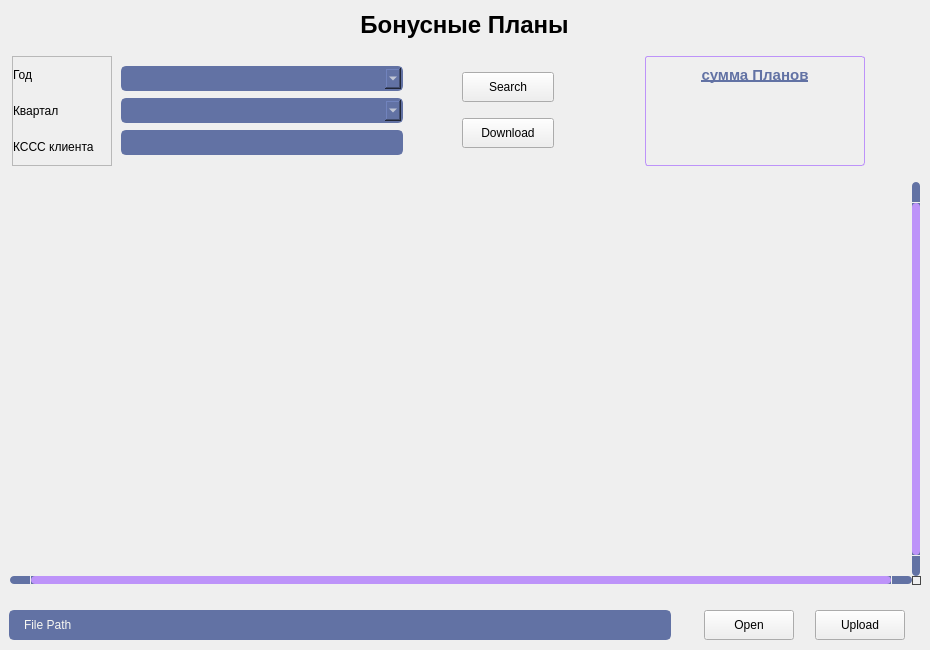
<?xml version="1.0" encoding="UTF-8"?>
<ui version="4.0">
 <class>Form</class>
 <widget class="QWidget" name="Form">
  <property name="geometry">
   <rect>
    <x>0</x>
    <y>0</y>
    <width>930</width>
    <height>650</height>
   </rect>
  </property>
  <property name="minimumSize">
   <size>
    <width>930</width>
    <height>650</height>
   </size>
  </property>
  <property name="windowTitle">
   <string>Form</string>
  </property>
  <property name="styleSheet">
   <string notr="true">#frame_sum_pl {
	border-width: 1;
	border-radius: 3;
	border-style: solid;
	border-color: #bd93f9;
}

QTableWidget {	
	background-color: transparent;
	padding: 10px;
	border-radius: 5px;
	gridline-color: #9faeda;
    outline: none;
}
QTableWidget::item{
	border-color: #9faeda;
	padding-left: 5px;
	padding-right: 5px;
	gridline-color: #9faeda;
}
QTableWidget::item:selected{
	background-color: rgb(189, 147, 249);
    color: #f8f8f2;
}
QHeaderView::section{
	background-color: #6272a4;
	max-width: 30px;
	border: none;
	border-style: none;
}
QTableWidget::horizontalHeader {	
	background-color: #6272a4;
}
QHeaderView::section:horizontal
{
    border: 1px solid #6272a4;
	background-color: #6272a4;
	padding: 3px;
	border-top-left-radius: 7px;
    border-top-right-radius: 7px;
    color: #f8f8f2;
}
QHeaderView::section:vertical
{
    border: 1px solid #6272a4;
}

QLineEdit {
	background-color: #6272a4;
	border-radius: 5px;
	border: 2px solid #6272a4;
	padding-left: 10px;
	selection-color: rgb(255, 255, 255);
	selection-background-color: rgb(255, 121, 198);
    color: #f8f8f2;
}
QLineEdit:hover {
	border: 2px solid rgb(64, 71, 88);
}
QLineEdit:focus {
	border: 2px solid #ff79c6;
}

QComboBox {
	background-color: #6272a4;
	border-radius: 5px;
	border: 2px solid #6272a4;
	padding-left: 10px;
	selection-color: rgb(255, 255, 255);
	selection-background-color: rgb(255, 121, 198);
    color: #f8f8f2;
	font: 9pt &quot;Segoe UI&quot;;
}
QComboBox:hover {
	border: 2px solid rgb(64, 71, 88);
}
QComboBox:focus {
	border: 2px solid #ff79c6;
}

QScrollBar:horizontal {
    border: none;
    background: #6272a4;
    height: 8px;
    margin: 0px 21px 0 21px;
	border-radius: 0px;
}
QScrollBar::handle:horizontal {
    background: rgb(189, 147, 249);
    min-width: 25px;
	border-radius: 4px
}
QScrollBar::add-line:horizontal {
    border: none;
    background: #6272a4;
    width: 20px;
	border-top-right-radius: 4px;
    border-bottom-right-radius: 4px;
    subcontrol-position: right;
    subcontrol-origin: margin;
}
QScrollBar::sub-line:horizontal {
    border: none;
    background: #6272a4;
    width: 20px;
	border-top-left-radius: 4px;
    border-bottom-left-radius: 4px;
    subcontrol-position: left;
    subcontrol-origin: margin;
}
QScrollBar::up-arrow:horizontal, QScrollBar::down-arrow:horizontal
{
     background: none;
}
QScrollBar::add-page:horizontal, QScrollBar::sub-page:horizontal
{
     background: none;
}
 QScrollBar:vertical {
	border: none;
    background-color: #6272a4;
    width: 8px;
    margin: 21px 0 21px 0;
	border-radius: 0px;
 }
 QScrollBar::handle:vertical {	
	background: rgb(189, 147, 249);
    min-height: 25px;
	border-radius: 4px
 }
 QScrollBar::add-line:vertical {
     border: none;
    background: #6272a4;
     height: 20px;
	border-bottom-left-radius: 4px;
    border-bottom-right-radius: 4px;
     subcontrol-position: bottom;
     subcontrol-origin: margin;
 }
 QScrollBar::sub-line:vertical {
	border: none;
    background: #6272a4;
     height: 20px;
	border-top-left-radius: 4px;
    border-top-right-radius: 4px;
     subcontrol-position: top;
     subcontrol-origin: margin;
 }
 QScrollBar::up-arrow:vertical, QScrollBar::down-arrow:vertical {
     background: none;
 }

 QScrollBar::add-page:vertical, QScrollBar::sub-page:vertical {
     background: none;
 }</string>
  </property>
  <layout class="QHBoxLayout" name="horizontalLayout">
   <property name="leftMargin">
    <number>0</number>
   </property>
   <property name="topMargin">
    <number>0</number>
   </property>
   <property name="rightMargin">
    <number>0</number>
   </property>
   <property name="bottomMargin">
    <number>0</number>
   </property>
   <item>
    <widget class="QWidget" name="widget" native="true">
     <layout class="QVBoxLayout" name="verticalLayout">
      <property name="spacing">
       <number>6</number>
      </property>
      <property name="leftMargin">
       <number>0</number>
      </property>
      <property name="topMargin">
       <number>0</number>
      </property>
      <property name="rightMargin">
       <number>0</number>
      </property>
      <property name="bottomMargin">
       <number>0</number>
      </property>
      <item alignment="Qt::AlignHCenter">
       <widget class="QLabel" name="label">
        <property name="minimumSize">
         <size>
          <width>0</width>
          <height>50</height>
         </size>
        </property>
        <property name="font">
         <font>
          <pointsize>18</pointsize>
          <bold>true</bold>
         </font>
        </property>
        <property name="layoutDirection">
         <enum>Qt::LeftToRight</enum>
        </property>
        <property name="text">
         <string>Бонусные Планы</string>
        </property>
        <property name="alignment">
         <set>Qt::AlignCenter</set>
        </property>
       </widget>
      </item>
      <item>
       <widget class="QFrame" name="frame_Search">
        <property name="minimumSize">
         <size>
          <width>0</width>
          <height>110</height>
         </size>
        </property>
        <property name="maximumSize">
         <size>
          <width>16777215</width>
          <height>110</height>
         </size>
        </property>
        <layout class="QHBoxLayout" name="horizontalLayout_2">
         <property name="spacing">
          <number>0</number>
         </property>
         <property name="leftMargin">
          <number>12</number>
         </property>
         <property name="topMargin">
          <number>0</number>
         </property>
         <property name="bottomMargin">
          <number>0</number>
         </property>
         <item>
          <widget class="QFrame" name="frame">
           <property name="minimumSize">
            <size>
             <width>100</width>
             <height>0</height>
            </size>
           </property>
           <property name="frameShape">
            <enum>QFrame::StyledPanel</enum>
           </property>
           <property name="frameShadow">
            <enum>QFrame::Raised</enum>
           </property>
           <layout class="QVBoxLayout" name="verticalLayout_2">
            <property name="spacing">
             <number>0</number>
            </property>
            <property name="leftMargin">
             <number>0</number>
            </property>
            <property name="topMargin">
             <number>0</number>
            </property>
            <property name="rightMargin">
             <number>0</number>
            </property>
            <property name="bottomMargin">
             <number>0</number>
            </property>
            <item>
             <widget class="QLabel" name="label_6">
              <property name="font">
               <font>
                <pointsize>9</pointsize>
               </font>
              </property>
              <property name="text">
               <string>Год</string>
              </property>
             </widget>
            </item>
            <item>
             <widget class="QLabel" name="label_3">
              <property name="text">
               <string>Квартал</string>
              </property>
             </widget>
            </item>
            <item>
             <widget class="QLabel" name="label_4">
              <property name="font">
               <font>
                <pointsize>9</pointsize>
               </font>
              </property>
              <property name="text">
               <string>КССС клиента</string>
              </property>
             </widget>
            </item>
           </layout>
          </widget>
         </item>
         <item>
          <widget class="QFrame" name="frame_2">
           <property name="minimumSize">
            <size>
             <width>300</width>
             <height>0</height>
            </size>
           </property>
           <property name="maximumSize">
            <size>
             <width>300</width>
             <height>16777215</height>
            </size>
           </property>
           <layout class="QVBoxLayout" name="verticalLayout_3">
            <item>
             <widget class="QComboBox" name="line_Year">
              <property name="minimumSize">
               <size>
                <width>0</width>
                <height>25</height>
               </size>
              </property>
              <property name="maximumSize">
               <size>
                <width>16777215</width>
                <height>25</height>
               </size>
              </property>
             </widget>
            </item>
            <item>
             <widget class="QComboBox" name="line_Qtr">
              <property name="minimumSize">
               <size>
                <width>0</width>
                <height>25</height>
               </size>
              </property>
              <property name="maximumSize">
               <size>
                <width>16777215</width>
                <height>25</height>
               </size>
              </property>
             </widget>
            </item>
            <item>
             <widget class="QLineEdit" name="line_KSSS">
              <property name="minimumSize">
               <size>
                <width>0</width>
                <height>25</height>
               </size>
              </property>
              <property name="maximumSize">
               <size>
                <width>16777215</width>
                <height>25</height>
               </size>
              </property>
             </widget>
            </item>
           </layout>
          </widget>
         </item>
         <item>
          <spacer name="horizontalSpacer">
           <property name="orientation">
            <enum>Qt::Horizontal</enum>
           </property>
           <property name="sizeType">
            <enum>QSizePolicy::Fixed</enum>
           </property>
           <property name="sizeHint" stdset="0">
            <size>
             <width>50</width>
             <height>20</height>
            </size>
           </property>
          </spacer>
         </item>
         <item>
          <widget class="QFrame" name="frame_3">
           <property name="minimumSize">
            <size>
             <width>93</width>
             <height>0</height>
            </size>
           </property>
           <property name="maximumSize">
            <size>
             <width>93</width>
             <height>16777215</height>
            </size>
           </property>
           <layout class="QVBoxLayout" name="verticalLayout_4">
            <property name="spacing">
             <number>0</number>
            </property>
            <property name="leftMargin">
             <number>0</number>
            </property>
            <property name="topMargin">
             <number>0</number>
            </property>
            <property name="rightMargin">
             <number>0</number>
            </property>
            <property name="bottomMargin">
             <number>0</number>
            </property>
            <item>
             <widget class="QPushButton" name="btn_find">
              <property name="minimumSize">
               <size>
                <width>92</width>
                <height>30</height>
               </size>
              </property>
              <property name="maximumSize">
               <size>
                <width>92</width>
                <height>16777215</height>
               </size>
              </property>
              <property name="text">
               <string>Search</string>
              </property>
              <property name="icon">
               <iconset resource="../../static/resource.qrc">
                <normaloff>:/icon/icon/search.svg</normaloff>:/icon/icon/search.svg</iconset>
              </property>
             </widget>
            </item>
            <item>
             <widget class="QPushButton" name="btn_download">
              <property name="minimumSize">
               <size>
                <width>92</width>
                <height>30</height>
               </size>
              </property>
              <property name="maximumSize">
               <size>
                <width>92</width>
                <height>16777215</height>
               </size>
              </property>
              <property name="text">
               <string>Download</string>
              </property>
              <property name="icon">
               <iconset resource="../../static/resource.qrc">
                <normaloff>:/icon/icon/download.svg</normaloff>:/icon/icon/download.svg</iconset>
              </property>
             </widget>
            </item>
           </layout>
          </widget>
         </item>
         <item>
          <spacer name="horizontalSpacer_3">
           <property name="orientation">
            <enum>Qt::Horizontal</enum>
           </property>
           <property name="sizeType">
            <enum>QSizePolicy::Fixed</enum>
           </property>
           <property name="sizeHint" stdset="0">
            <size>
             <width>90</width>
             <height>20</height>
            </size>
           </property>
          </spacer>
         </item>
         <item>
          <widget class="QFrame" name="frame_sum_pl">
           <property name="minimumSize">
            <size>
             <width>220</width>
             <height>0</height>
            </size>
           </property>
           <property name="maximumSize">
            <size>
             <width>16777215</width>
             <height>16777215</height>
            </size>
           </property>
           <property name="styleSheet">
            <string notr="true">#label_2 {
	color: #6272a4;
	font: 900;
	text-decoration: underline;
}

#label_sum_pl {
	color: rgb(255, 67, 111);
	font: 900;
	text-decoration: underline;
}</string>
           </property>
           <property name="frameShape">
            <enum>QFrame::StyledPanel</enum>
           </property>
           <property name="frameShadow">
            <enum>QFrame::Raised</enum>
           </property>
           <layout class="QVBoxLayout" name="verticalLayout_6">
            <property name="spacing">
             <number>0</number>
            </property>
            <property name="leftMargin">
             <number>0</number>
            </property>
            <property name="topMargin">
             <number>0</number>
            </property>
            <property name="rightMargin">
             <number>0</number>
            </property>
            <property name="bottomMargin">
             <number>0</number>
            </property>
            <item>
             <widget class="QLabel" name="label_2">
              <property name="minimumSize">
               <size>
                <width>0</width>
                <height>35</height>
               </size>
              </property>
              <property name="maximumSize">
               <size>
                <width>16777215</width>
                <height>35</height>
               </size>
              </property>
              <property name="font">
               <font>
                <family>Segoe UI</family>
                <pointsize>11</pointsize>
                <italic>false</italic>
                <bold>true</bold>
                <underline>true</underline>
               </font>
              </property>
              <property name="styleSheet">
               <string notr="true"/>
              </property>
              <property name="text">
               <string>сумма Планов</string>
              </property>
              <property name="alignment">
               <set>Qt::AlignCenter</set>
              </property>
             </widget>
            </item>
            <item>
             <widget class="QLabel" name="label_sum_pl">
              <property name="font">
               <font>
                <family>Segoe UI</family>
                <pointsize>12</pointsize>
                <italic>false</italic>
                <bold>true</bold>
                <underline>true</underline>
               </font>
              </property>
              <property name="text">
               <string/>
              </property>
              <property name="alignment">
               <set>Qt::AlignCenter</set>
              </property>
             </widget>
            </item>
           </layout>
          </widget>
         </item>
         <item>
          <spacer name="horizontalSpacer_2">
           <property name="orientation">
            <enum>Qt::Horizontal</enum>
           </property>
           <property name="sizeHint" stdset="0">
            <size>
             <width>40</width>
             <height>20</height>
            </size>
           </property>
          </spacer>
         </item>
        </layout>
       </widget>
      </item>
      <item>
       <widget class="QTableWidget" name="table">
        <property name="font">
         <font>
          <pointsize>8</pointsize>
         </font>
        </property>
        <property name="verticalScrollBarPolicy">
         <enum>Qt::ScrollBarAlwaysOn</enum>
        </property>
        <property name="horizontalScrollBarPolicy">
         <enum>Qt::ScrollBarAlwaysOn</enum>
        </property>
        <property name="sizeAdjustPolicy">
         <enum>QAbstractScrollArea::AdjustToContents</enum>
        </property>
        <property name="selectionMode">
         <enum>QAbstractItemView::SingleSelection</enum>
        </property>
        <property name="sortingEnabled">
         <bool>true</bool>
        </property>
        <property name="wordWrap">
         <bool>false</bool>
        </property>
        <property name="columnCount">
         <number>0</number>
        </property>
        <attribute name="horizontalHeaderCascadingSectionResizes">
         <bool>true</bool>
        </attribute>
        <attribute name="horizontalHeaderMinimumSectionSize">
         <number>25</number>
        </attribute>
        <attribute name="horizontalHeaderShowSortIndicator" stdset="0">
         <bool>true</bool>
        </attribute>
        <attribute name="horizontalHeaderStretchLastSection">
         <bool>true</bool>
        </attribute>
        <attribute name="verticalHeaderVisible">
         <bool>false</bool>
        </attribute>
        <attribute name="verticalHeaderCascadingSectionResizes">
         <bool>false</bool>
        </attribute>
        <attribute name="verticalHeaderMinimumSectionSize">
         <number>0</number>
        </attribute>
        <attribute name="verticalHeaderDefaultSectionSize">
         <number>10</number>
        </attribute>
        <attribute name="verticalHeaderHighlightSections">
         <bool>false</bool>
        </attribute>
       </widget>
      </item>
      <item>
       <widget class="QFrame" name="frame_Update">
        <property name="minimumSize">
         <size>
          <width>0</width>
          <height>50</height>
         </size>
        </property>
        <property name="maximumSize">
         <size>
          <width>16777215</width>
          <height>50</height>
         </size>
        </property>
        <layout class="QHBoxLayout" name="horizontalLayout_4">
         <property name="spacing">
          <number>0</number>
         </property>
         <property name="leftMargin">
          <number>0</number>
         </property>
         <property name="topMargin">
          <number>0</number>
         </property>
         <property name="rightMargin">
          <number>0</number>
         </property>
         <property name="bottomMargin">
          <number>0</number>
         </property>
         <item>
          <widget class="QFrame" name="frame_4">
           <property name="minimumSize">
            <size>
             <width>0</width>
             <height>50</height>
            </size>
           </property>
           <layout class="QVBoxLayout" name="verticalLayout_5">
            <item>
             <widget class="QLabel" name="label_plan_File">
              <property name="minimumSize">
               <size>
                <width>0</width>
                <height>30</height>
               </size>
              </property>
              <property name="maximumSize">
               <size>
                <width>16777215</width>
                <height>30</height>
               </size>
              </property>
              <property name="styleSheet">
               <string notr="true">background-color: #6272a4;
border-radius: 5px;
border: 2px solid #6272a4;
padding-left: 10px;
selection-color: rgb(255, 255, 255);
selection-background-color: rgb(255, 121, 198);
color: #f8f8f2;</string>
              </property>
              <property name="text">
               <string>File Path</string>
              </property>
             </widget>
            </item>
           </layout>
          </widget>
         </item>
         <item>
          <widget class="QFrame" name="frame_5">
           <property name="minimumSize">
            <size>
             <width>120</width>
             <height>50</height>
            </size>
           </property>
           <property name="maximumSize">
            <size>
             <width>250</width>
             <height>16777215</height>
            </size>
           </property>
           <layout class="QHBoxLayout" name="horizontalLayout_3">
            <item>
             <widget class="QPushButton" name="btn_open_file">
              <property name="minimumSize">
               <size>
                <width>90</width>
                <height>30</height>
               </size>
              </property>
              <property name="maximumSize">
               <size>
                <width>90</width>
                <height>16777215</height>
               </size>
              </property>
              <property name="text">
               <string>Open</string>
              </property>
              <property name="icon">
               <iconset resource="../../static/resource.qrc">
                <normaloff>:/icon/icon/folder.svg</normaloff>:/icon/icon/folder.svg</iconset>
              </property>
             </widget>
            </item>
            <item>
             <widget class="QPushButton" name="btn_upload_file">
              <property name="minimumSize">
               <size>
                <width>90</width>
                <height>30</height>
               </size>
              </property>
              <property name="maximumSize">
               <size>
                <width>90</width>
                <height>16777215</height>
               </size>
              </property>
              <property name="text">
               <string>Upload</string>
              </property>
              <property name="icon">
               <iconset resource="../../static/resource.qrc">
                <normaloff>:/icon/icon/upload.svg</normaloff>:/icon/icon/upload.svg</iconset>
              </property>
             </widget>
            </item>
           </layout>
          </widget>
         </item>
        </layout>
       </widget>
      </item>
     </layout>
    </widget>
   </item>
  </layout>
 </widget>
 <resources>
  <include location="../../static/resource.qrc"/>
 </resources>
 <connections/>
</ui>
